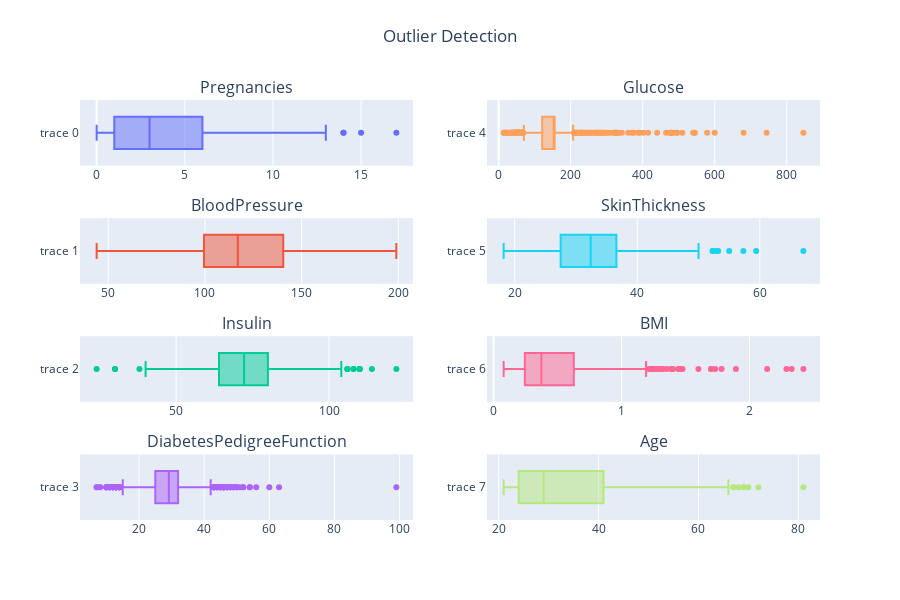

This figure's notebook cell:
### Markdown cell above
# Check for anomalies

### Code cell
# Create subplot
fig = make_subplots(rows=4, # number of rows
                    cols=2, # number of columns
                    subplot_titles=('Pregnancies',  # Set titles for the subplots
                                    'Glucose',
                                    'BloodPressure',
                                    'SkinThickness', 
                                    'Insulin', 
                                    'BMI',
                                    'DiabetesPedigreeFunction',
                                    'Age', 
                                    'Outcome')
                   )

# Use add trace in order to add the specic graphic in the given row and colums
fig.add_trace(
    go.Box(x = df['Pregnancies']),
    row=1, col=1,
)

fig.add_trace(
    go.Box(x = df['Glucose']),
    row=2, col=1
)

fig.add_trace(
    go.Box(x = df['BloodPressure']),
    row=3, col=1
)

fig.add_trace(
    go.Box(x = df['SkinThickness']),
    row=4, col=1
)

fig.add_trace(
    go.Box(x = df['Insulin']),
    row=1, col=2
)

fig.add_trace(
    go.Box(x = df['BMI']),
    row=2, col=2
)


fig.add_trace(
    go.Box(x = df['DiabetesPedigreeFunction']),
    row=3, col=2
)

fig.add_trace(
    go.Box(x = df['Age']),
    row=4, col=2
)


# Use update_layout in order to define few configuration such as figure height and width, title, etc
fig.update_layout(
    height=600, # Figure height
    width=900, # Figure width
    title={
        'text': 'Outlier Detection', # Subplot main title
        'y':0.95, # Set main title y-axis position
        'x':0.5, # Set main title x-axis position
        'xanchor': 'center', # xachor position
        'yanchor': 'top'}, # yachpr
    showlegend=False) # legend false


# Display the figure
fig.show()

### Figure 1 — Plotly figure (JSON) as saved in the notebook; plotly's stock layout.template omitted (floating-point values rounded to 4 significant figures; data arrays with more than 128 entries replaced by an {"elided": "..."} marker saying what was removed)
{"data": [{"type": "box", "x": {"elided": "768 int values"}, "xaxis": "x", "yaxis": "y"}, {"type": "box", "x": {"elided": "768 float values"}, "xaxis": "x3", "yaxis": "y3"}, {"type": "box", "x": {"elided": "768 float values"}, "xaxis": "x5", "yaxis": "y5"}, {"type": "box", "x": {"elided": "768 float values"}, "xaxis": "x7", "yaxis": "y7"}, {"type": "box", "x": {"elided": "768 float values"}, "xaxis": "x2", "yaxis": "y2"}, {"type": "box", "x": {"elided": "768 float values"}, "xaxis": "x4", "yaxis": "y4"}, {"type": "box", "x": {"elided": "768 float values"}, "xaxis": "x6", "yaxis": "y6"}, {"type": "box", "x": {"elided": "768 int values"}, "xaxis": "x8", "yaxis": "y8"}], "layout": {"annotations": [{"font": {"size": 16}, "showarrow": false, "text": "Pregnancies", "x": 0.225, "xanchor": "center", "xref": "paper", "y": 1, "yanchor": "bottom", "yref": "paper"}, {"font": {"size": 16}, "showarrow": false, "text": "Glucose", "x": 0.775, "xanchor": "center", "xref": "paper", "y": 1, "yanchor": "bottom", "yref": "paper"}, {"font": {"size": 16}, "showarrow": false, "text": "BloodPressure", "x": 0.225, "xanchor": "center", "xref": "paper", "y": 0.7188, "yanchor": "bottom", "yref": "paper"}, {"font": {"size": 16}, "showarrow": false, "text": "SkinThickness", "x": 0.775, "xanchor": "center", "xref": "paper", "y": 0.7188, "yanchor": "bottom", "yref": "paper"}, {"font": {"size": 16}, "showarrow": false, "text": "Insulin", "x": 0.225, "xanchor": "center", "xref": "paper", "y": 0.4375, "yanchor": "bottom", "yref": "paper"}, {"font": {"size": 16}, "showarrow": false, "text": "BMI", "x": 0.775, "xanchor": "center", "xref": "paper", "y": 0.4375, "yanchor": "bottom", "yref": "paper"}, {"font": {"size": 16}, "showarrow": false, "text": "DiabetesPedigreeFunction", "x": 0.225, "xanchor": "center", "xref": "paper", "y": 0.1562, "yanchor": "bottom", "yref": "paper"}, {"font": {"size": 16}, "showarrow": false, "text": "Age", "x": 0.775, "xanchor": "center", "xref": "paper", "y": 0.1562, "yanchor": "bottom", "yref": "paper"}], "height": 600, "showlegend": false, "title": {"text": "Outlier Detection", "x": 0.5, "xanchor": "center", "y": 0.95, "yanchor": "top"}, "width": 900, "xaxis": {"anchor": "y", "domain": [0, 0.45]}, "xaxis2": {"anchor": "y2", "domain": [0.55, 1]}, "xaxis3": {"anchor": "y3", "domain": [0, 0.45]}, "xaxis4": {"anchor": "y4", "domain": [0.55, 1]}, "xaxis5": {"anchor": "y5", "domain": [0, 0.45]}, "xaxis6": {"anchor": "y6", "domain": [0.55, 1]}, "xaxis7": {"anchor": "y7", "domain": [0, 0.45]}, "xaxis8": {"anchor": "y8", "domain": [0.55, 1]}, "yaxis": {"anchor": "x", "domain": [0.8438, 1]}, "yaxis2": {"anchor": "x2", "domain": [0.8438, 1]}, "yaxis3": {"anchor": "x3", "domain": [0.5625, 0.7188]}, "yaxis4": {"anchor": "x4", "domain": [0.5625, 0.7188]}, "yaxis5": {"anchor": "x5", "domain": [0.2812, 0.4375]}, "yaxis6": {"anchor": "x6", "domain": [0.2812, 0.4375]}, "yaxis7": {"anchor": "x7", "domain": [0, 0.1562]}, "yaxis8": {"anchor": "x8", "domain": [0, 0.1562]}}}
